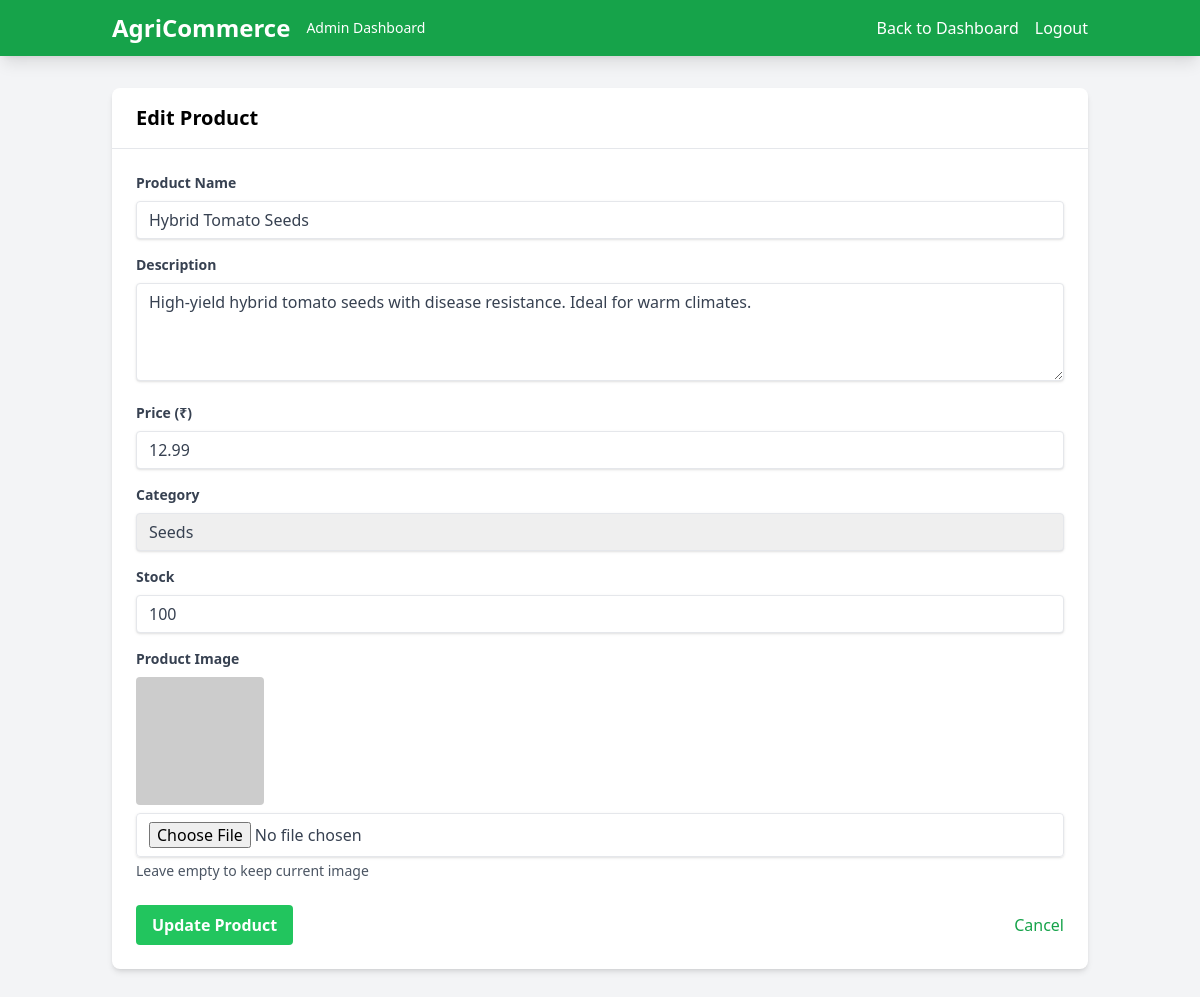
Page /admin/edit_product.php?id=1 (signed in) on the committed database.
### tables this page shows
CREATE TABLE IF NOT EXISTS products (
    id INT AUTO_INCREMENT PRIMARY KEY,
    name VARCHAR(255) NOT NULL,
    description TEXT,
    price DECIMAL(10,2) NOT NULL,
    image VARCHAR(255),
    category VARCHAR(100),
    stock INT DEFAULT 0,
    created_at TIMESTAMP DEFAULT CURRENT_TIMESTAMP
);

### admin/edit_product.php (the view, shortened to what this page needs)
<?php
require_once '../config/database.php';
$product_id = $_GET['id'];
$sql = "SELECT * FROM products WHERE id = ?";
$stmt = $conn->prepare($sql);
$stmt->bind_param("i", $product_id);
$stmt->execute();
$result = $stmt->get_result();
$product = $result->fetch_assoc();
?>
<!DOCTYPE html>
<html lang="en">
<head>
    <script src="https://cdn.tailwindcss.com"></script>
</head>
<body class="bg-gray-100">
    <nav class="bg-green-600 text-white shadow-lg">
        <div class="container mx-auto px-6 py-3">
            <div class="flex items-center justify-between">
                <div class="flex items-center">
                    <a href="dashboard.php" class="text-2xl font-bold">AgriCommerce</a>
                    <span class="ml-4 text-sm">Admin Dashboard</span>
                </div>
                <div class="flex items-center space-x-4">
                    <a href="dashboard.php" class="hover:text-green-200">Back to Dashboard</a>
                    <a href="../auth/logout.php" class="hover:text-green-200">Logout</a>
                </div>
            </div>
        </div>
    </nav>
    <div class="container mx-auto px-6 py-8">
        <div class="bg-white rounded-lg shadow-md overflow-hidden">
            <div class="px-6 py-4 border-b border-gray-200">
                <h2 class="text-xl font-semibold">Edit Product</h2>
            </div>
            <form action="" method="POST" enctype="multipart/form-data" class="p-6">
                <div class="mb-4">
                    <label class="block text-gray-700 text-sm font-bold mb-2" for="name">
                        Product Name
                    </label>
                    <input class="shadow appearance-none border rounded w-full py-2 px-3 text-gray-700 leading-tight focus:outline-none focus:shadow-outline"
                           id="name" name="name" type="text" value="<?php echo htmlspecialchars($product['name']); ?>" required>
                </div>
                <div class="mb-4">
                    <label class="block text-gray-700 text-sm font-bold mb-2" for="description">
                        Description
                    </label>
                    <textarea class="shadow appearance-none border rounded w-full py-2 px-3 text-gray-700 leading-tight focus:outline-none focus:shadow-outline"
                              id="description" name="description" rows="4" required><?php echo htmlspecialchars($product['description']); ?></textarea>
                </div>
                <div class="mb-4">
                    <label class="block text-gray-700 text-sm font-bold mb-2" for="price">
                        Price (₹)
                    </label>
                    <input class="shadow appearance-none border rounded w-full py-2 px-3 text-gray-700 leading-tight focus:outline-none focus:shadow-outline"
                           id="price" name="price" type="number" step="0.01" value="<?php echo $product['price']; ?>" required>
                </div>
                <div class="mb-4">
                    <label class="block text-gray-700 text-sm font-bold mb-2" for="category">
                        Category
                    </label>
                    <select class="shadow appearance-none border rounded w-full py-2 px-3 text-gray-700 leading-tight focus:outline-none focus:shadow-outline"
                            id="category" name="category" required>
                        <option value="Seeds" <?php echo $product['category'] == 'Seeds' ? 'selected' : ''; ?>>Seeds</option>
                    </select>
                </div>
                <div class="mb-4">
                    <label class="block text-gray-700 text-sm font-bold mb-2" for="stock">
                        Stock
                    </label>
                    <input class="shadow appearance-none border rounded w-full py-2 px-3 text-gray-700 leading-tight focus:outline-none focus:shadow-outline"
                           id="stock" name="stock" type="number" value="<?php echo $product['stock']; ?>" required>
                </div>
                <div class="mb-6">
                    <label class="block text-gray-700 text-sm font-bold mb-2" for="image">
                        Product Image
                    </label>
                    <?php if ($product['image']): ?>
                        <div class="mb-2">
                            <img src="<?php echo '../' . htmlspecialchars($product['image']); ?>"
                                 alt="Current product image"
                                 class="h-32 w-32 object-cover rounded">
                        </div>
                    <?php endif; ?>
                    <input class="shadow appearance-none border rounded w-full py-2 px-3 text-gray-700 leading-tight focus:outline-none focus:shadow-outline"
                           id="image" name="image" type="file" accept="image/*">
                    <p class="text-sm text-gray-600 mt-1">Leave empty to keep current image</p>
                </div>
                <div class="flex items-center justify-between">
                    <button class="bg-green-500 hover:bg-green-700 text-white font-bold py-2 px-4 rounded focus:outline-none focus:shadow-outline"
                            type="submit">
                        Update Product
                    </button>
                    <a href="dashboard.php" class="text-green-600 hover:text-green-800">
                        Cancel
                    </a>
                </div>
            </form>
        </div>
    </div>
</body>
</html>

### rows in the picture
products: name "Hybrid Tomato Seeds", description "High-yield hybrid tomato seeds with disease resistance. Ideal for warm climates.", price "12.99", category "Seeds", stock "100"
